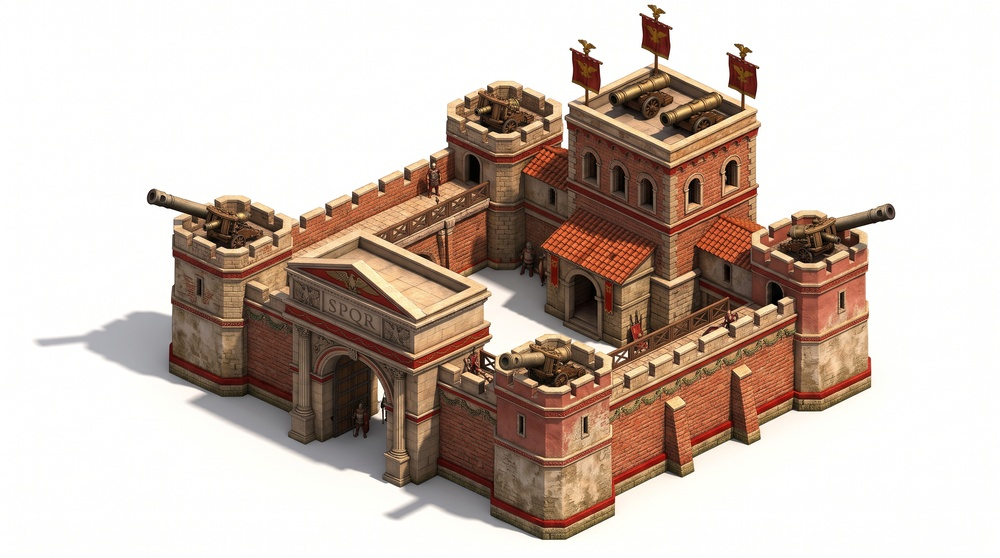
#> input picture roman-buildings/gemini/Gemini_Generated_Image_5x18xv5x18xv5x18.jpg, 1000 x 558 px, shrunk from 2752 x 1536 before the run
$ python crisp_sprite.py ../gemini/Gemini_Generated_Image_5x18xv5x18xv5x18.jpg ../gemini/tower_age1-3.jpg
#> lines starting #> are read from the running program, lines starting #| are printed output that depends on the picture
"""Brings a soft, flat building sprite up to the game's own: contrast and sharpness of the solid
pixels matched to targets measured on the game's city sprites (city_6, village_6,
university_6: luminance std about 48, mean |laplacian| about 48). For Gemini pictures that look
hazy next to the game's buildings (Romania's Large City 7, 2026-10-29: std 37, sharpness 25).

    python crisp_sprite.py <in.tga> <out.tga> [contrast std=48] [sharpness=46]

Only alpha 255 pixels change (player colour 248 and shadow 145 stay as they are). Contrast: each
colour is spread around the sprite's mean luminance by std_target / std. Sharpness: unsharp
masks of growing strength until the mean |laplacian| reaches the target; the background is
filled with the nearest building colour first, so the outline gets no dark or light halo.
"""
import sys

import numpy as np
from PIL import Image
from scipy import ndimage

SOLID = 255


def sharpness(lum, mask):
    return np.abs(ndimage.laplace(lum))[mask].mean()


def main(src, dst, std_target=48.0, sharp_target=46.0):
#> called with dst = '../gemini/tower_age1-3.jpg', std_target = 48, sharp_target = 46
    a = np.asarray(Image.open(src).convert("RGBA")).astype(np.float64)
    solid = a[..., 3] == SOLID
#> solid: shape (558, 1000) bool; every value is 1
    rgb = a[..., :3].copy()
    lum = rgb.mean(axis=2)
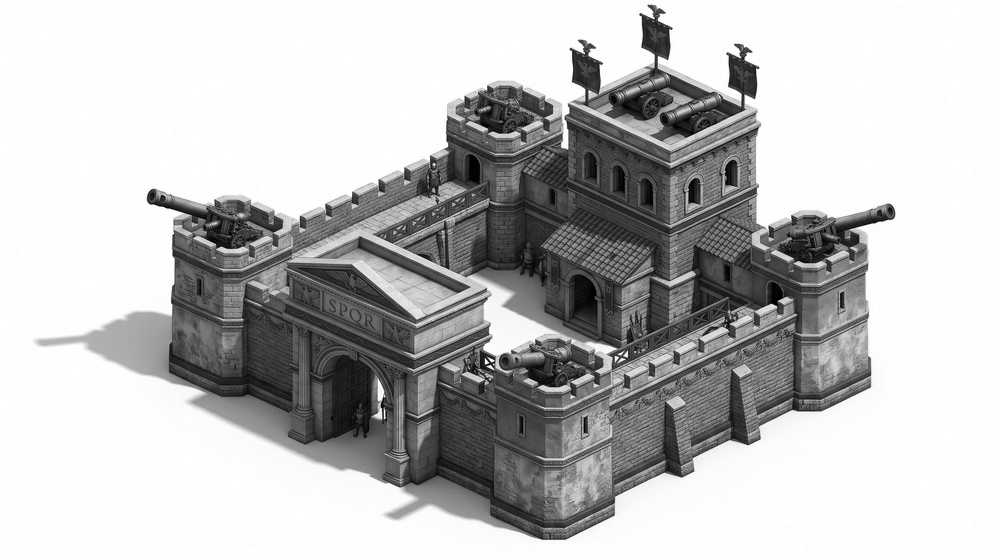
#> lum: shape (558, 1000) float64; min 0, max 255, mean 190.4
    mean, std = lum[solid].mean(), lum[solid].std()
#> mean = 190.4; std = 83.21
    k = std_target / std
#> k = 0.577
    rgb[solid] = mean + (rgb[solid] - mean) * k
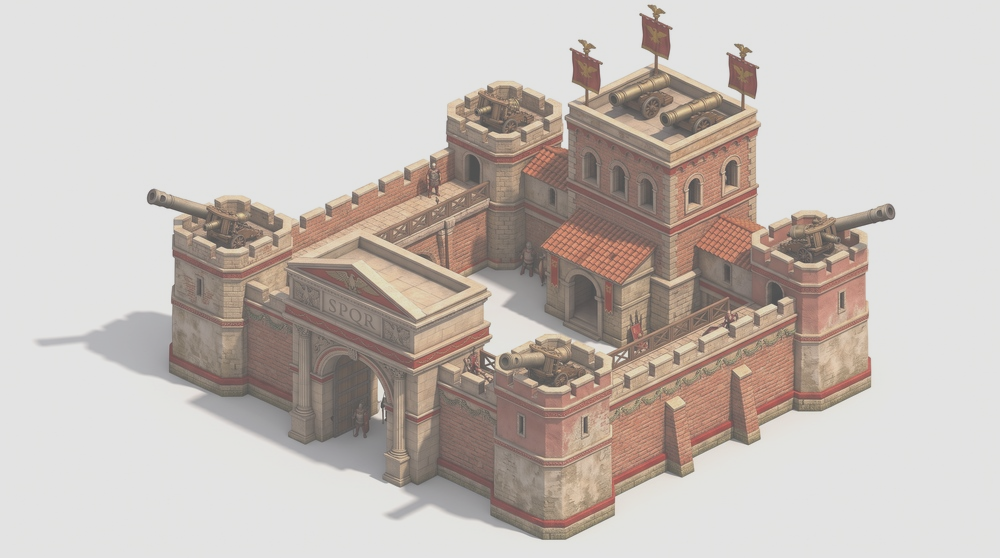
#> rgb: shape (558, 1000, 3) float64; mean R, G, B 198, 189.3, 183.8
    rgb = np.clip(rgb, 0, 255)
    # the background takes the nearest building colour, so blurring does not pull in black
    _, (iy, ix) = ndimage.distance_transform_edt(~solid, return_indices=True)
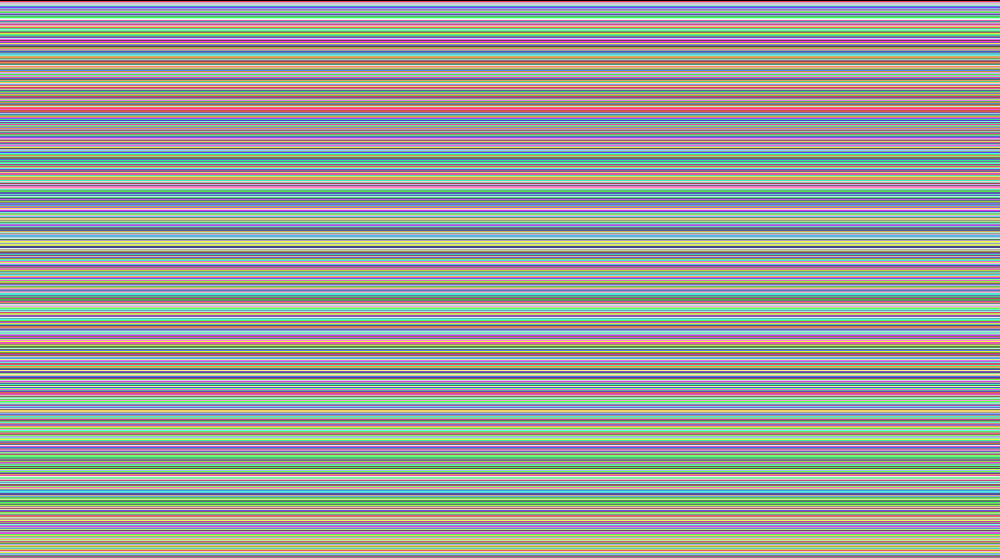
#> iy: shape (558, 1000) int32; 558 distinct labels, from 0 to 557; one colour per label, 0 black
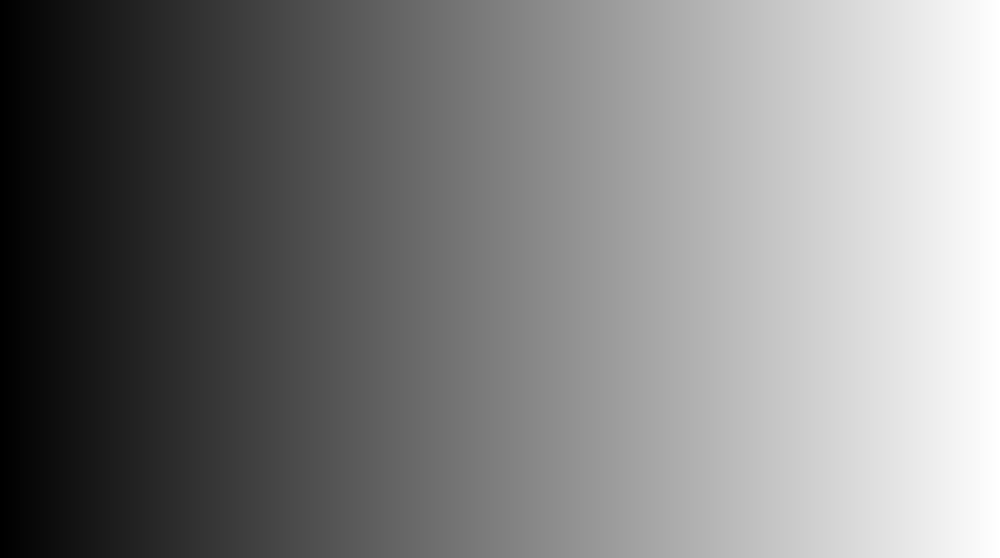
#> ix: shape (558, 1000) int32; min 0, max 999, mean 499.5; drawn with min black and max white
    filled = rgb[iy, ix]
    before = sharpness(rgb.mean(axis=2), solid)
#> before = 10.08
    out = filled
    for amount in np.arange(0.2, 3.01, 0.1):
        blur = ndimage.gaussian_filter(filled, sigma=(1.0, 1.0, 0))
        out = np.clip(filled + amount * (filled - blur), 0, 255)
        if sharpness(out.mean(axis=2), solid) >= sharp_target:
            break
    res = a.copy()
    res[solid, :3] = out[solid]
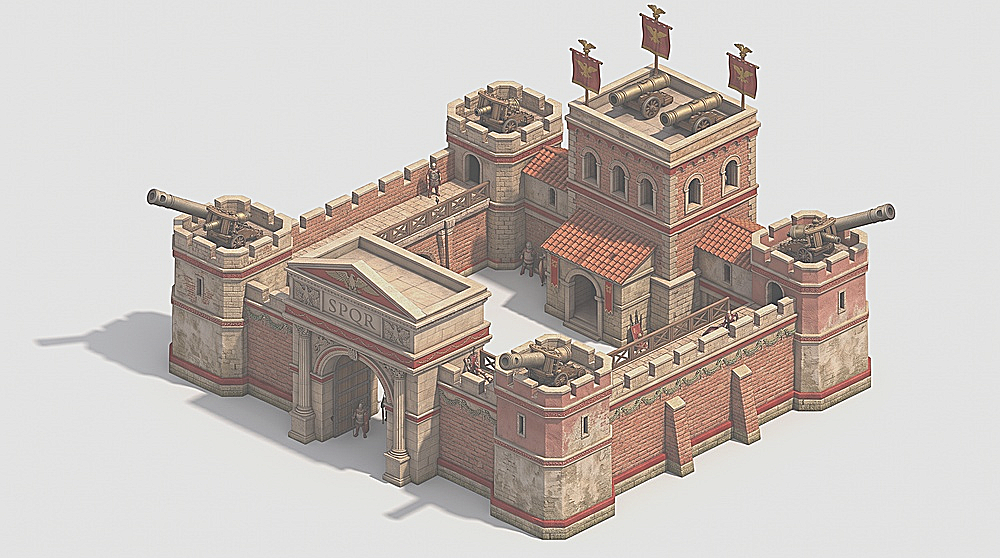
#> res: shape (558, 1000, 4) float64; mean R, G, B, A 197.6, 189.1, 183.7, 255
    Image.fromarray(res.astype(np.uint8), "RGBA").save(dst)
    print("%s: contrast std %.1f -> %.1f (x%.2f), sharpness %.1f -> %.1f (unsharp %.1f)" % (
        dst, std, out.mean(axis=2)[solid].std(), k, before, sharpness(out.mean(axis=2), solid), amount))
#| ../gemini/tower_age1-3.jpg: contrast std 83.2 -> 53.6 (x0.58), sharpness 10.1 -> 36.4 (unsharp 3.0)


if __name__ == "__main__":
    main(sys.argv[1], sys.argv[2], *map(float, sys.argv[3:5]))
